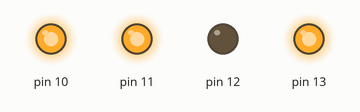
This sketch was run on a simulated Arduino Uno, built with avr-gcc and run on an emulated ATmega328P. On the bench: output pins drawn as LEDs (lit = HIGH).

Above: at 0.1 s.
Timing chart, 0 to 1.6 s (numbered marks = the images above):
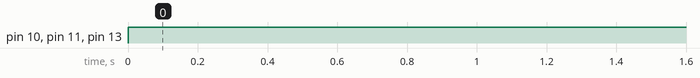

Measured:
- by itself, pin 10, pin 11, pin 13: LOW → HIGH at 0.00 s

The sketch:

arduino_car.ino
```cpp
// Arduino Car

/*
file  : arduino_car.ino
author: Ming-Chang Lee
email : alan9956@gmail.com
RWEPA : http://rwepa.blogspot.tw/
date  : 2021.5.28
*/

void setup()
{
pinMode( 12 , OUTPUT); //控制右輪前後
pinMode( 10 , OUTPUT); //控制右輪轉速
pinMode( 13 , OUTPUT); //控制左輪前後
pinMode( 11 , OUTPUT); //控制左輪轉速
}

void loop()
{
digitalWrite( 12 , LOW ); //控制右輪後退
digitalWrite( 10 , HIGH ); //右輪轉速最高
digitalWrite( 13 , HIGH ); //控制左輪前進
digitalWrite( 11 , HIGH ); //控制左輪最高
}

// end
```
